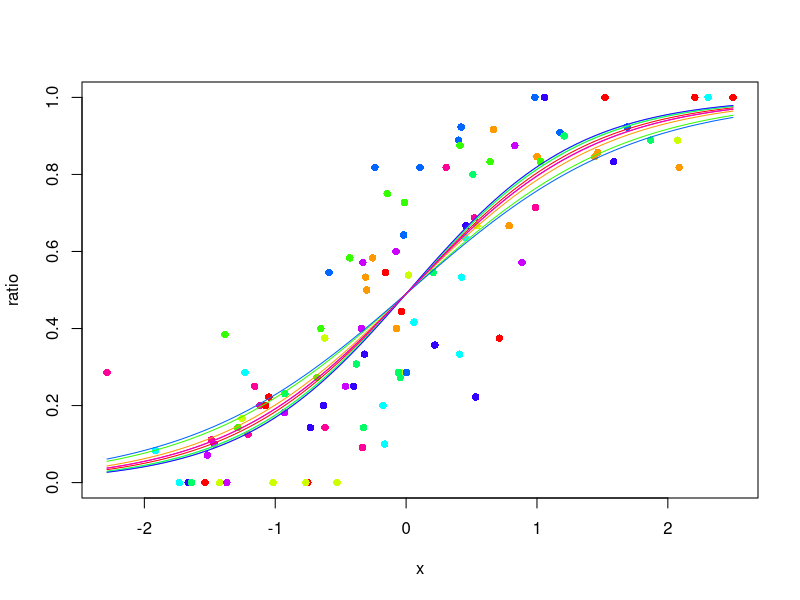

This chart was generated by the following R code:
library(lme4)

set.seed(1)

#inverse logit function
invlogit <- function(x) 1 / (1 + exp(-x))

#simulate some data
#n <- 1					#if bernoulli
n <- rpois(100,10)   	#trials
ran <- rnorm(10) 		#random effects
w <- rep(ran, 10)    	#random effects variable
groups <- rep(1:10, 10) #group variable
x <- rnorm(100) 		#predictor
b <- 1.5    				#beta
b0 <- 0					#intercept
p <- invlogit(b*x + w + b0) 	#binomial probability
y <- rbinom(100, n, p)  #binomial successes

#random intercept model
glmer.model1 <- glmer (
					cbind(y, n-y) ~ x 
					+ (1|groups),
					family = "binomial"
				)

#take a look at the group by group coefficients
coefficients(glmer.model1)
				
#random slope and intercept model
glmer.model2 <- glmer (
					cbind(y, n-y) ~ x 
					+ (1|groups)
					+ (x|groups),
					family = "binomial"
				)
				
#take a look at the group by group coefficients
coefficients(glmer.model2)

#plot
u_groups <- unique(groups)
n_groups <- length(u_groups)
col_groups <- 1:n_groups * NA
for(i in 1:n_groups) 
	col_groups[which(groups == u_groups[i])] <- rainbow(n_groups)[i]


ratio <- y/n
#ratio <- jitter(ratio) #if bernoulli
plot(ratio ~ x, pch = 16, col = col_groups)

#draw curves
for(i in 1:n_groups) {
	bet = coefficients(glmer.model2)$groups[i, 2]
	int = coefficients(glmer.model2)$groups[i, 1]
	
	thisgroup = which(groups == u_groups[i])
	
	curve (
				invlogit(bet*x + int),
				lty = 1,
				col = col_groups[i],
				xlim = c(min(x, na.rm = TRUE), max(x, na.rm = TRUE)),
				add = TRUE
	)
}